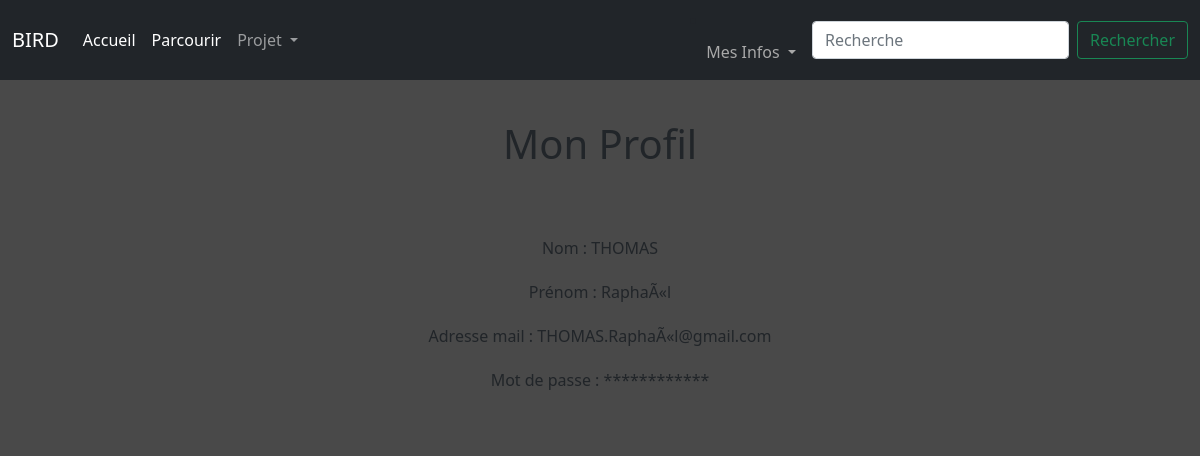
Screenshot of /profil (signed in) with the database file from the repository.
### tables this page shows
CREATE TABLE utilisateurs(id_user INTEGER PRIMARY KEY AUTOINCREMENT, nom TEXT, prénom TEXT,niveau VARCHAR(1), mail TEXT, mdp TEXT);

### app.py (the view)
@app.route('/profil')
def voirleprofil():
     db = sqlite3.connect('database.db')
     cursor = db.cursor()
     if test_login():
          id_user = session.get('id')
          cursor.execute("SELECT niveau FROM utilisateurs WHERE id_user=?",(id_user,))
          niveau=cursor.fetchall()[0][0]
          cursor.execute("SELECT nom, prénom, mail, mdp FROM utilisateurs WHERE id_user=?",(id_user,))
          L= cursor.fetchall()
          db.close()
          mdp=L[0][3]
          mdp2=''
          for i in range(len(mdp)):
               mdp2+='*'
          if niveau=='A':
               return render_template('profil.html',data='e',L=L,mdp=mdp2)
          else:
               return render_template('profil.html',data=1,L=L,mdp=mdp2)
     else:
          db.close()
          return render_template('/erreur.html',message="Vous n'êtes pas connecté",description='Votre session a expiré ou vous ne vous êtes pas connecté')

### app.py (called while the page is built)
@app.context_processor
def handle_context():
    return dict(os=os)

def test_login():
     if session.get("id")!=None:
          return True
     else:
          return False

### templates/profil.html (shortened to what this page needs)
{% extends 'layout.html' %}
{% block content %}
<link rel="stylesheet" href='/static/styles/profil.css' />
<body>
    <h1 style='margin-top: 20px;
                text-align: center;'>Mon Profil</h1>
    <div class="infos">
        <p style='margin-top: 20px; text-align: center;'> Nom : {{ L[0][0] }} </p>
        <p style='margin-top: 20px; text-align: center;'> Prénom : {{ L[0][1] }} </p>
        <p style='margin-top: 20px; text-align: center;'> Adresse mail : {{ L[0][2] }} </p>
        <p style='margin-top: 20px; text-align: center;'> Mot de passe : {{ mdp }} </p>
    </div>
</body>
{% endblock %}

### static/styles/stylehome.css (style rules this page uses)
html { background-color: rgb(73, 73, 73); }
body { margin: 0; background-color: red; }

### static/styles/profil.css (style rules this page uses)
body { background-color: rgb(73, 73, 73); }
h1 { text-align: center; background-color:rgb(73, 73, 73) ; padding : 20px; }
.infos { background-color:rgb(73, 73, 73) ; padding : 20px; }

### rows the page displays
utilisateurs: nom "THOMAS", prénom "RaphaÃ«l", mail "THOMAS.RaphaÃ«l@gmail.com"

### other values shown
{{ mdp }} "************"
